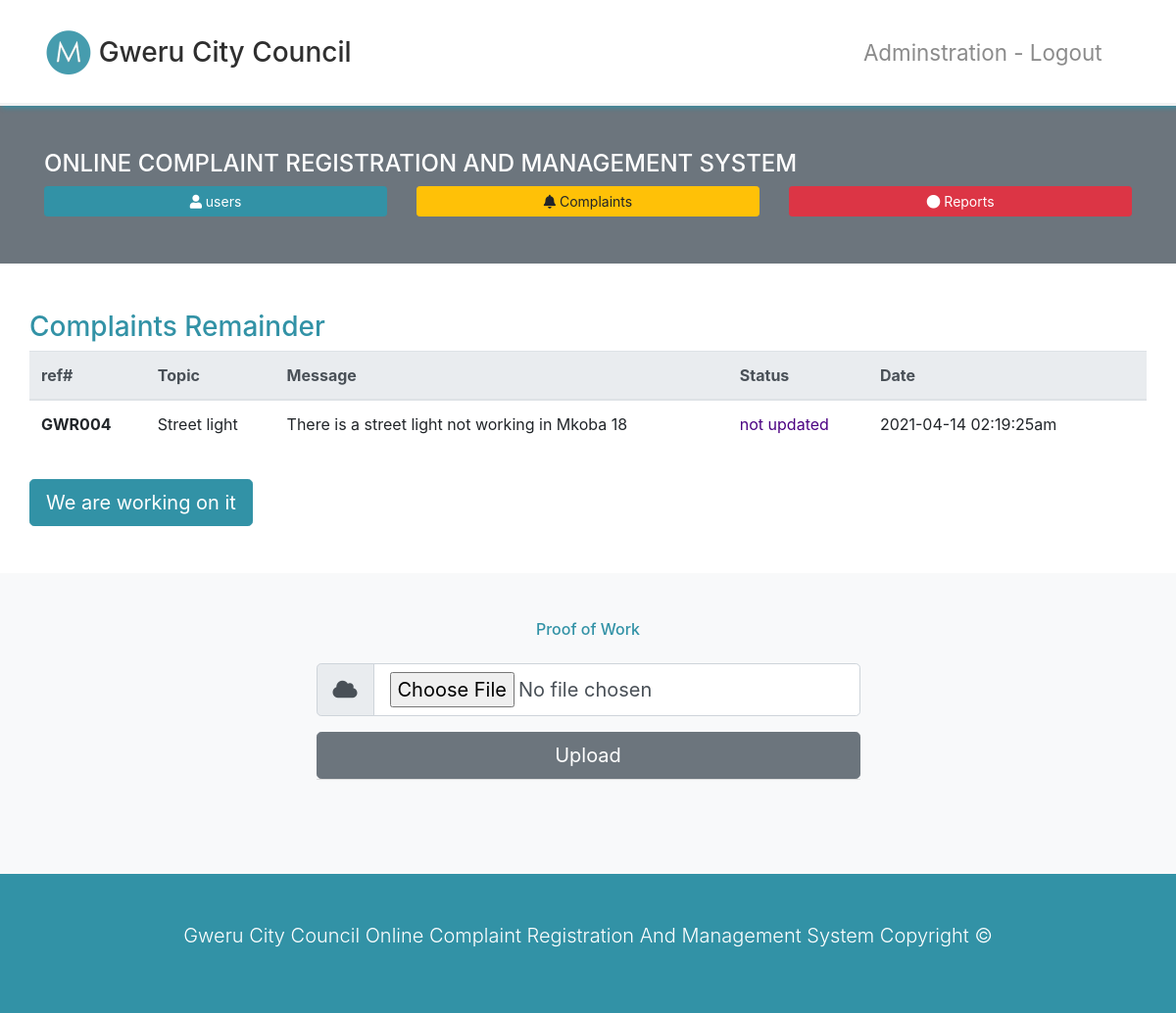
Page /admin/view.php?view=4 on the committed database.
### tables this page shows
CREATE TABLE `complaints` (
  `complaint_id` int(255) NOT NULL,
  `user_id` int(11) NOT NULL,
  `topic` varchar(255) NOT NULL,
  `message` text NOT NULL,
  `complaint_status` varchar(255) NOT NULL DEFAULT 'not updated',
  `feedback` text NOT NULL DEFAULT 'not send',
  `complaint_image` text NOT NULL DEFAULT '\'not inserted\'',
  `complaint_date` varchar(255) NOT NULL
);

### admin/view.php (the view, shortened to what this page needs)
<?php include('../includes/db.php'); ?>
<!DOCTYPE html>
<html lang="en">
<head>
    <link rel="stylesheet" href="https://use.fontawesome.com/releases/v5.0.13/css/all.css">
    <link rel="stylesheet" href="../css/bootstrap.css">
    <link rel="stylesheet" href="../css/style.css">
</head>
<body id="home" data-spy="scroll" data-target="#main-nav">
    <nav class="navbar navbar-expand-md navbar-light fixed-top py-4" id="main-nav">
        <div class="container">
            <a href="#home" class="navbar-brand">
                <img src="../img/mlogo.png" width="50" height="50" alt="">
                <h3 class="d-inline align-middle"> Gweru City Council</h3>
            </a>
            <div class="collapse navbar-collapse" id="navbarCollapse">
                <ul class="navbar-nav ml-auto">
                    <li class="nav-item">
                        <a href="index.php" class="nav-link">Adminstration - Logout</a>
                    </li>
                </ul>
            </div>
        </div>
    </nav>
  <section id="newsletter" class="bg-secondary text-white py-5">
        <div class="container">
        <h4 class="">
                ONLINE COMPLAINT REGISTRATION AND MANAGEMENT SYSTEM
            </h4>
            <div class="row">
                <div class="col-md-4">
                    <a href="users.php" class="btn btn-primary btn-sm btn-block">
                        <i class="fas fa-user"></i> users
                    </a>
                </div>
                <div class="col-md-4">
                    <a href="home.php" class="btn btn-warning btn-sm btn-block">
                        <i class="fas fa-bell"></i> Complaints
                    </a>
                </div>
                <div class="col-md-4">
                    <a href="reports.php" class="btn btn-danger btn-sm btn-block">
                        <i class="fas fa-circle"></i> Reports
                    </a>
                </div>
            </div>
        </div>
    </section>
     <section id="boxes" class="py-5">
        <div class="container">
            <div class="row">
            <h3 class="text-primary">Complaints Remainder</h3>
            <table class="table">
                <thead class="thead-light">
                    <tr>
                    <th scope="col">ref#</th>
                    <th scope="col">Topic</th>
                    <th scope="col">Message</th>
                    <th scope="col">Status</th>
                    <th scope="col">Date</th>
                    <th scope="col"></th>
                    </tr>
                </thead>
                <tbody>
                <?php
                $id = $_GET['view'];
$sql = "SELECT * FROM complaints WHERE complaint_id = $id";
$result = $conn->query($sql);
if ($result->num_rows > 0) {
  while($row = $result->fetch_assoc()) {
      $complaint_id = $row["complaint_id"];
      $topic = $row["topic"];
      $message = $row["message"];
      $complaint_status = $row["complaint_status"];
      $complaint_date = $row["complaint_date"];
    }
} else {
  echo "0 results";
}
?>
                    <tr>
                        <th scope="row">GWR00<?php echo $complaint_id ?></th>
                        <td><?php echo $topic ?></td>
                        <td><?php echo $message ?></td>
                        <td><?php
                        if($complaint_status === "not updated"){
                           echo "<p style='color:indigo'>$complaint_status </p>";
                        }else{
                            echo "<p style='color:purple'>$complaint_status </p>";
                        } ?></td>
                        <td><?php echo $complaint_date ?></td>
                    </tr>
                </tbody>
            </table>
            <form action="" method="post">
            <input type="submit" value="We are working on it" name="work" class="btn btn-primary btn-lg">
            </form>
            </div>
        </div>
    </section>
    <section id="about" class="py-5 text-center bg-light">
        <div class="container">
            <div class="row">
                <div class="col">
                    <div class="info-header mb-5">
                        <h6 class="text-primary pb-3">
                            Proof of Work
                        </h6>
                     <form action="" method="post" enctype="multipart/form-data">
                        <div class="input-group input-group-lg mb-3">
                            <div class="input-group-prepend">
                                <span class="input-group-text">
                                <i class="fas fa-cloud"></i>
                                </span>
                            </div>
                            <input type="file" name="image" class="form-control">
                        </div>
                        <input type="submit" value="Upload" name="upload" class="btn btn-secondary btn-block btn-lg">
                    </form>
                    </div>
                </div>
            </div>
        </div>
    </section>
   <footer id="main-footer" class="py-5 bg-primary text-white">
        <div class="container">
            <div class="row text-center">
                <div class="col-md-12 ml-auto">
                    <p class="lead">
                    Gweru City Council Online Complaint Registration And Management System Copyright &copy;
                    </p>
                </div>
            </div>
        </div>
    </footer>
</body>
</html>

### css/style.css (style rules this page uses)
body { margin-top: 105px; }
.navbar { box-shadow: 2px 2px 5px #3292a6; opacity: 0.9; background: #fff; }
.navbar .nav-item { font-size: 1.4rem; padding-right: 1.4rem; }
.info-header { width: 50%; margin: auto; border-bottom: 1px #ddd solid; }

### rows in the picture
complaints: complaint_id "4", topic "Street light", message "There is a street light not working in Mkoba 18", complaint_status "not updated", complaint_date "2021-04-14 02:19:25am"
